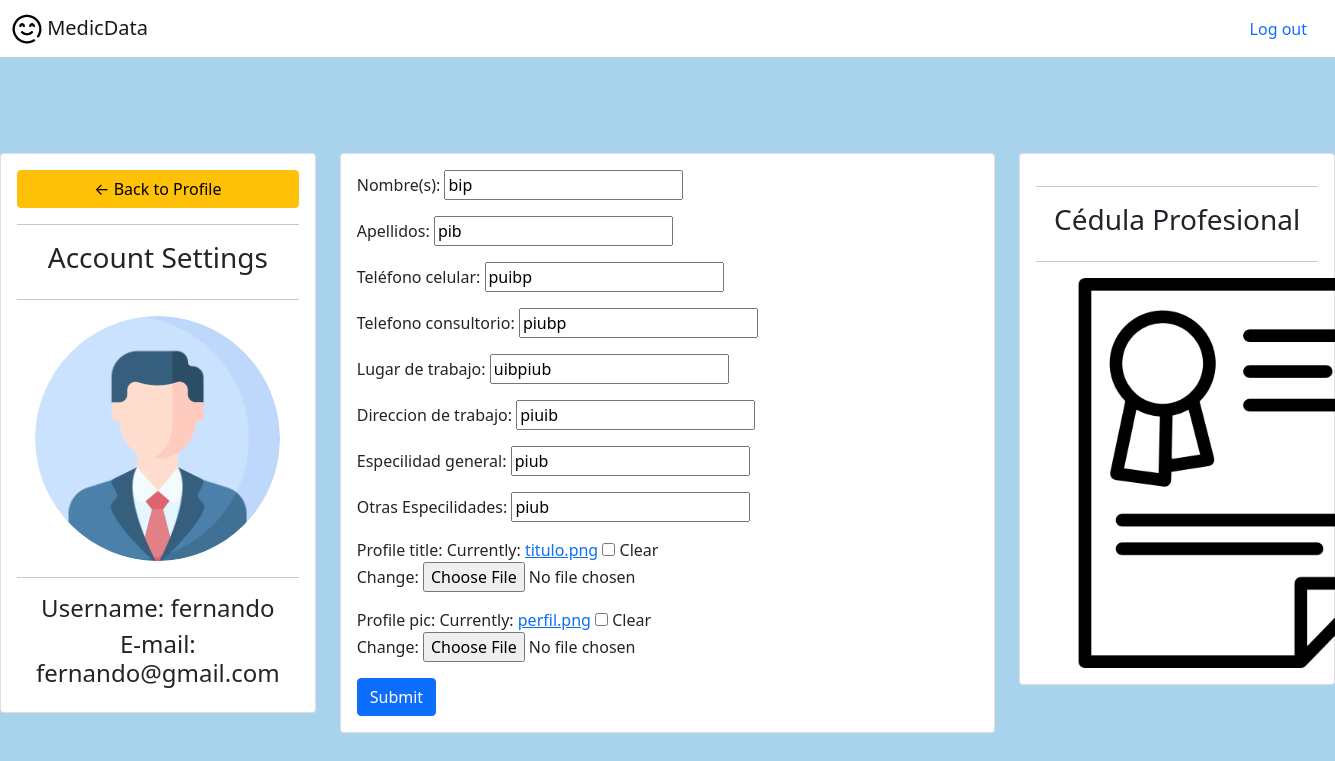
/profile/ (signed in), run on an earlier commit of the app's database.
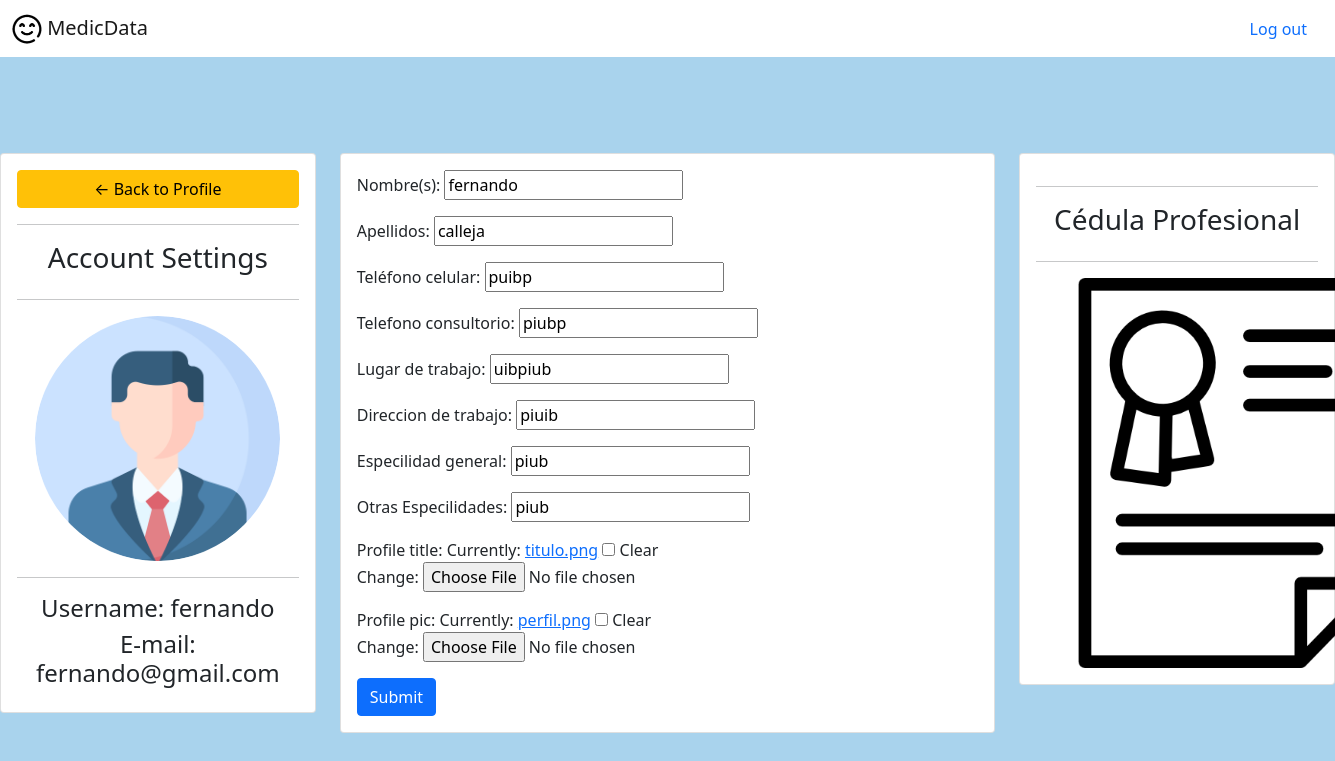
And on a later commit of the database.
### account/models.py (models this page shows, shortened)
class Profile(models.Model):
    user = models.OneToOneField(User, null=True, blank=True, on_delete=models.CASCADE)
    nombre = models.CharField(max_length=255, verbose_name='Nombre(s)')
    apellidos = models.CharField(max_length=255, verbose_name='Apellidos')
    telefonoc = models.CharField(max_length=255, verbose_name='Teléfono celular')
    telconsultorio = models.CharField(max_length=255, verbose_name='Telefono consultorio')
    lugart = models.CharField(max_length=255, verbose_name='Lugar de trabajo')
    direcciont = models.CharField(max_length=255, verbose_name='Direccion de trabajo')
    especialidad = models.CharField(max_length=255, verbose_name='Especilidad general')
    otras = models.CharField(max_length=255, verbose_name='Otras Especilidades')
    profile_title = models.ImageField(default="titulo.png", null=True, blank=True)
    profile_pic = models.ImageField(default="perfil.png", null=True, blank=True)

### account/views.py (the view)
# urls.py: path('profile/', views.accountSettingsMedic, name="profile"),
def accountSettingsMedic(request):
    try:
        profile = request.user.profile
    except Profile.DoesNotExist:
        profile = Profile(user=request.user)
    form = ProfileForm(instance=profile)
    if request.method == 'POST':
        form = ProfileForm(request.POST, request.FILES, instance=profile)
        if form.is_valid():
            form.save()
    return render(request, 'account/account_settings.html', {'form': form})

### account/forms.py
class ProfileForm(ModelForm):
	class Meta:
		model = Profile
		fields = '__all__'
		exclude = ['user']

### MedicDataProject/account/templates/account/account_settings.html (shortened to what this page needs)
{% load static %}
<!DOCTYPE html>
<html lang="en">
<head>
    <link href="https://cdn.jsdelivr.net/npm/bootstrap@5.0.0-alpha1/dist/css/bootstrap.min.css" rel="stylesheet">
    <link href="https://cdn.jsdelivr.net/npm/bootstrap@5.0.0-alpha1/dist/js/bootstrap.bundle.min.js" rel="stylesheet">
    <link href="https://cdnjs.cloudflare.com/ajax/libs/jquery/3.2.1/jquery.min.js" rel="stylesheet">
	{% load static %}
    {% block content %}
</head>
<header>
    <nav class="navbar navbar-light" style="background-color: #ffffff;">
        <div class="container-fluid">
            <a class="navbar-brand" href="#">
              <img src="{% static 'Carita.png' %}" alt="" width="30" height="30" class="d-inline-block align-text-top">
              MedicData
            </a>
            <ul class="nav justify-content-end">
                <li class="nav-item">
                  <a class="nav-link" href="/logout/" tabindex="-1" aria-disabled="true">Log out</a>
                </li>
              </ul>
          </div>
      </nav>
  </header>
<body>
    <br><br><br><br>
    <div class="row">
        <div class="col-md-3">
            <div class="card card-body">
                <a class="btn btn-warning" href="{% url 'doctor' %}"> &#8592; Back to Profile</a>
                <hr>
                <h3 style="text-align: center">Account Settings</h3>
                <hr>
                <img class="profile-pic" src="{{request.user.profile.profile_pic.url}}" >
                <hr>
                <h4 style="text-align: center">Username: {{request.user}}</h4>
                <h4 style="text-align: center">E-mail: {{request.user.email}}</h4>
            </div>
        </div>
        <div class="col-md-6">
            <div class="card card-body">
                <form method="POST" action="" enctype="multipart/form-data">
                    {{form.as_p}}
                <input class="btn btn-primary" type="submit" name="Update Information">
                </form>
            </div>
        </div>
        <div class="col-md-3">
            <div class="card card-body">
                <hr>
                <h3 style="text-align: center">Cédula Profesional</h3>
                <hr>
                <img class="profile-title" src="{{request.user.profile.profile_title.url}}" >
            </div>
        </div>
    </div>
    {% endblock %}
</body>
</html>

What changed in the data, as far as the page shows it:
changed Profile "puibp": nombre "bip" → "fernando"; apellidos "pib" → "calleja"
